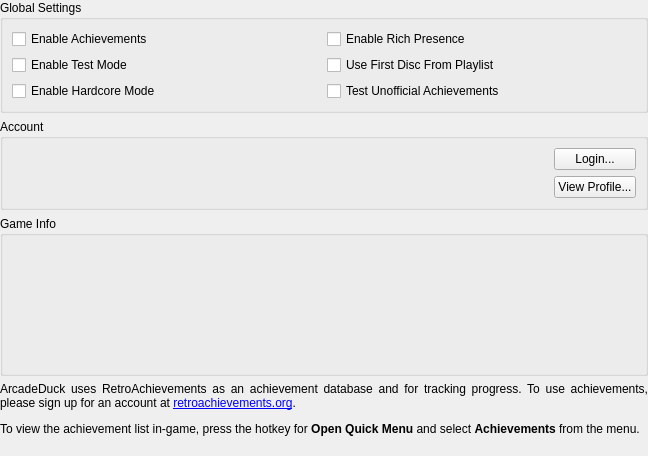
<?xml version="1.0" encoding="UTF-8"?>
<ui version="4.0">
 <class>AchievementSettingsWidget</class>
 <widget class="QWidget" name="AchievementSettingsWidget">
  <property name="geometry">
   <rect>
    <x>0</x>
    <y>0</y>
    <width>648</width>
    <height>456</height>
   </rect>
  </property>
  <property name="windowTitle">
   <string>Form</string>
  </property>
  <layout class="QVBoxLayout" name="verticalLayout">
   <property name="leftMargin">
    <number>0</number>
   </property>
   <property name="topMargin">
    <number>0</number>
   </property>
   <property name="rightMargin">
    <number>0</number>
   </property>
   <property name="bottomMargin">
    <number>0</number>
   </property>
   <item>
    <widget class="QGroupBox" name="groupBox">
     <property name="title">
      <string>Global Settings</string>
     </property>
     <layout class="QGridLayout" name="gridLayout">
      <item row="0" column="0">
       <widget class="QCheckBox" name="enable">
        <property name="text">
         <string>Enable Achievements</string>
        </property>
       </widget>
      </item>
      <item row="0" column="1">
       <widget class="QCheckBox" name="richPresence">
        <property name="text">
         <string>Enable Rich Presence</string>
        </property>
       </widget>
      </item>
      <item row="1" column="0">
       <widget class="QCheckBox" name="testMode">
        <property name="text">
         <string>Enable Test Mode</string>
        </property>
       </widget>
      </item>
      <item row="1" column="1">
       <widget class="QCheckBox" name="useFirstDiscFromPlaylist">
        <property name="text">
         <string>Use First Disc From Playlist</string>
        </property>
       </widget>
      </item>
      <item row="2" column="0">
       <widget class="QCheckBox" name="challengeMode">
        <property name="text">
         <string>Enable Hardcore Mode</string>
        </property>
       </widget>
      </item>
      <item row="2" column="1">
       <widget class="QCheckBox" name="unofficialTestMode">
        <property name="text">
         <string>Test Unofficial Achievements</string>
        </property>
       </widget>
      </item>
     </layout>
    </widget>
   </item>
   <item>
    <widget class="QGroupBox" name="groupBox_2">
     <property name="title">
      <string>Account</string>
     </property>
     <layout class="QHBoxLayout" name="horizontalLayout" stretch="1,0">
      <item>
       <widget class="QLabel" name="loginStatus">
        <property name="alignment">
         <set>Qt::AlignLeading|Qt::AlignLeft|Qt::AlignTop</set>
        </property>
       </widget>
      </item>
      <item>
       <layout class="QVBoxLayout" name="verticalLayout_2">
        <item>
         <widget class="QPushButton" name="loginButton">
          <property name="text">
           <string>Login...</string>
          </property>
         </widget>
        </item>
        <item>
         <widget class="QPushButton" name="viewProfile">
          <property name="text">
           <string>View Profile...</string>
          </property>
         </widget>
        </item>
       </layout>
      </item>
     </layout>
    </widget>
   </item>
   <item>
    <widget class="QGroupBox" name="groupBox_4">
     <property name="minimumSize">
      <size>
       <width>0</width>
       <height>160</height>
      </size>
     </property>
     <property name="title">
      <string>Game Info</string>
     </property>
     <layout class="QGridLayout" name="gridLayout_3">
      <item row="0" column="0">
       <widget class="QLabel" name="gameInfo">
        <property name="alignment">
         <set>Qt::AlignLeading|Qt::AlignLeft|Qt::AlignTop</set>
        </property>
       </widget>
      </item>
     </layout>
    </widget>
   </item>
   <item>
    <widget class="QLabel" name="label">
     <property name="text">
      <string>&lt;html&gt;&lt;head/&gt;&lt;body&gt;&lt;p align=&quot;justify&quot;&gt;ArcadeDuck uses RetroAchievements as an achievement database and for tracking progress. To use achievements, please sign up for an account at &lt;a href=&quot;https://retroachievements.org/&quot;&gt;&lt;span style=&quot; text-decoration: underline; color:#0000ff;&quot;&gt;retroachievements.org&lt;/span&gt;&lt;/a&gt;.&lt;/p&gt;&lt;p align=&quot;justify&quot;&gt;To view the achievement list in-game, press the hotkey for &lt;span style=&quot; font-weight:600;&quot;&gt;Open Quick Menu&lt;/span&gt; and select &lt;span style=&quot; font-weight:600;&quot;&gt;Achievements&lt;/span&gt; from the menu.&lt;/p&gt;&lt;/body&gt;&lt;/html&gt;</string>
     </property>
     <property name="textFormat">
      <enum>Qt::RichText</enum>
     </property>
     <property name="wordWrap">
      <bool>true</bool>
     </property>
     <property name="margin">
      <number>8</number>
     </property>
     <property name="openExternalLinks">
      <bool>true</bool>
     </property>
    </widget>
   </item>
   <item>
    <spacer name="verticalSpacer">
     <property name="orientation">
      <enum>Qt::Vertical</enum>
     </property>
     <property name="sizeHint" stdset="0">
      <size>
       <width>20</width>
       <height>40</height>
      </size>
     </property>
    </spacer>
   </item>
  </layout>
 </widget>
 <resources>
  <include location="resources/resources.qrc"/>
 </resources>
 <connections/>
</ui>
